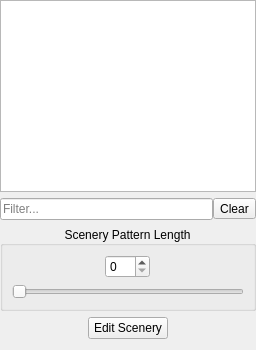
              <widget class="QWidget" name="tabScenery">
               <property name="autoFillBackground">
                <bool>true</bool>
               </property>
               <attribute name="title">
                <string>Scenery</string>
               </attribute>
               <layout class="QVBoxLayout" name="verticalLayout_11">
                <property name="leftMargin">
                 <number>0</number>
                </property>
                <property name="topMargin">
                 <number>0</number>
                </property>
                <property name="rightMargin">
                 <number>0</number>
                </property>
                <item>
                 <widget class="QListView" name="patternList"/>
                </item>
                <item>
                 <layout class="QHBoxLayout" name="horizontalLayout_12">
                  <property name="spacing">
                   <number>0</number>
                  </property>
                  <item>
                   <widget class="QLineEdit" name="searchScenery">
                    <property name="text">
                     <string/>
                    </property>
                    <property name="frame">
                     <bool>true</bool>
                    </property>
                    <property name="placeholderText">
                     <string>Filter...</string>
                    </property>
                   </widget>
                  </item>
                  <item>
                   <widget class="QToolButton" name="searchClear">
                    <property name="text">
                     <string>Clear</string>
                    </property>
                   </widget>
                  </item>
                 </layout>
                </item>
                <item>
                 <widget class="QGroupBox" name="groupBox_6">
                  <property name="title">
                   <string>Scenery Pattern Length</string>
                  </property>
                  <property name="alignment">
                   <set>Qt::AlignCenter</set>
                  </property>
                  <layout class="QVBoxLayout" name="verticalLayout_10">
                   <item alignment="Qt::AlignHCenter">
                    <widget class="QSpinBox" name="patternSpin">
                     <property name="enabled">
                      <bool>true</bool>
                     </property>
                     <property name="maximumSize">
                      <size>
                       <width>45</width>
                       <height>16777215</height>
                      </size>
                     </property>
                     <property name="maximum">
                      <number>350</number>
                     </property>
                    </widget>
                   </item>
                   <item>
                    <widget class="QSlider" name="patternSlide">
                     <property name="maximum">
                      <number>350</number>
                     </property>
                     <property name="orientation">
                      <enum>Qt::Horizontal</enum>
                     </property>
                     <property name="invertedAppearance">
                      <bool>false</bool>
                     </property>
                     <property name="invertedControls">
                      <bool>false</bool>
                     </property>
                    </widget>
                   </item>
                  </layout>
                 </widget>
                </item>
                <item alignment="Qt::AlignHCenter">
                 <widget class="QPushButton" name="patternButton">
                  <property name="maximumSize">
                   <size>
                    <width>200</width>
                    <height>16777215</height>
                   </size>
                  </property>
                  <property name="text">
                   <string>Edit Scenery</string>
                  </property>
                 </widget>
                </item>
               </layout>
              </widget>
